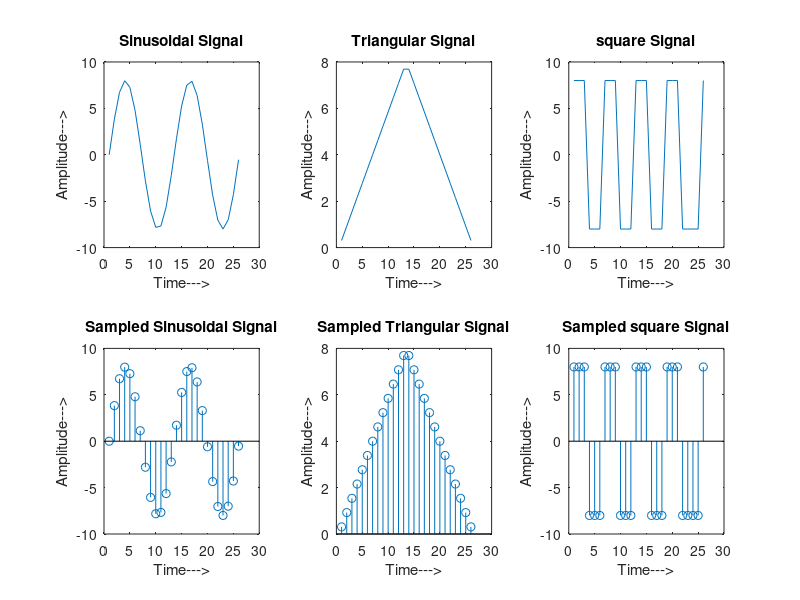
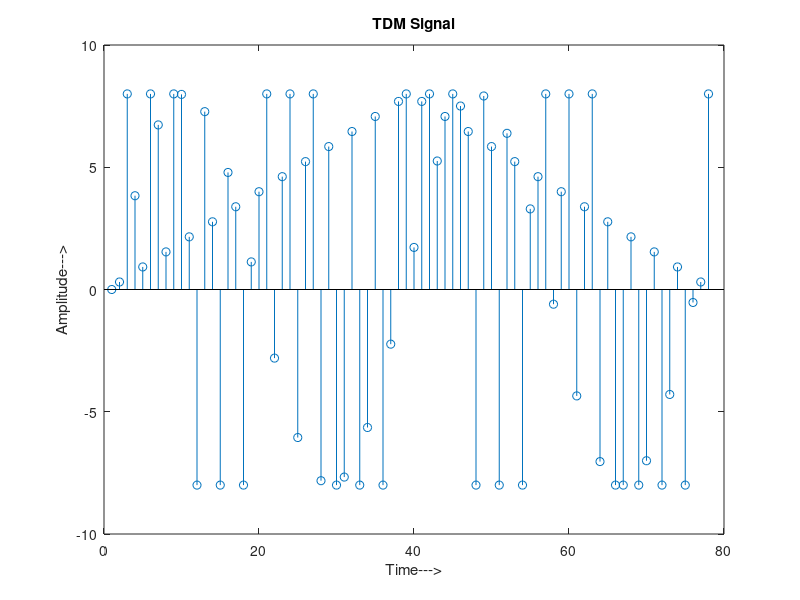
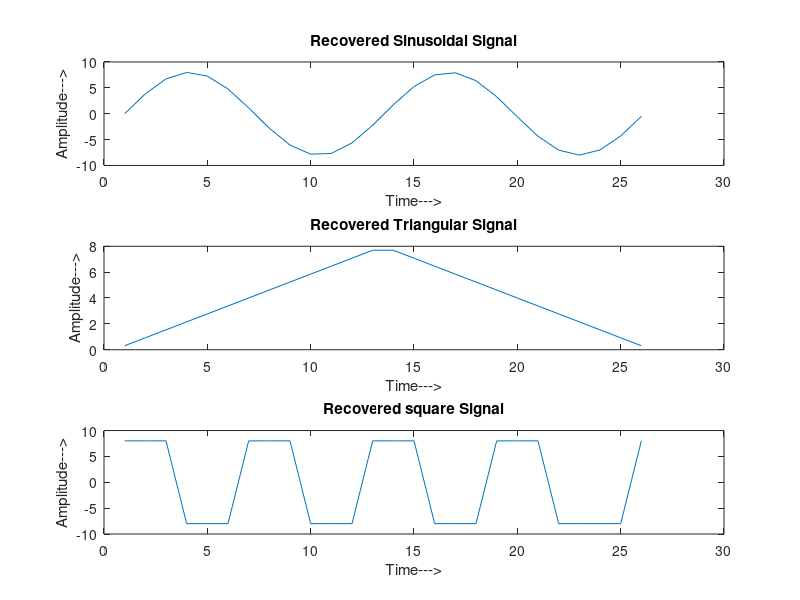

Recreate these plots in MATLAB, in order.
clc;
close all;
clear all;
 
x=0:.5:4*pi;                             
sig1=8*sin(x);                           
l=length(sig1);
sig2=8*triang(l);
sig3=8*square(1:l);
 
subplot(2,3,1);                          
plot(sig1);
title('Sinusoidal Signal');
ylabel('Amplitude--->');
xlabel('Time--->');
subplot(2,3,2);
plot(sig2);
title('Triangular Signal');
ylabel('Amplitude--->');
xlabel('Time--->');
subplot(2,3,3);
plot(sig3);
title('square Signal');
ylabel('Amplitude--->');
xlabel('Time--->');
 
subplot(2,3,4);
stem(sig1);
title('Sampled Sinusoidal Signal');
ylabel('Amplitude--->');
xlabel('Time--->');
subplot(2,3,5);
stem(sig2);
title('Sampled Triangular Signal');
ylabel('Amplitude--->');
xlabel('Time--->');
subplot(2,3,6);
stem(sig3);
title('Sampled square Signal');
ylabel('Amplitude--->');
xlabel('Time--->');
l1=length(sig1);
l2=length(sig2);
l3=length(sig3);
 for i=1:l1
  sig(1,i)=sig1(i);                     
  sig(2,i)=sig2(i);
  sig(3,i)=sig3(i);
 end  
 
 
tdmsig=reshape(sig,1,3*l1);               
 
figure
stem(tdmsig);
title('TDM Signal');
ylabel('Amplitude--->');
xlabel('Time--->');
 
 
 demux=reshape(tdmsig,3,l1);
 for i=1:l1
  sig4(i)=demux(1,i);                   
  sig5(i)=demux(2,i);
  sig6(i)=demux(3,i);
 end  
 
 figure
 subplot(3,1,1)
 plot(sig4);
 title('Recovered Sinusoidal Signal');
 ylabel('Amplitude--->');
 xlabel('Time--->');
 subplot(3,1,2)
 plot(sig5);
 title('Recovered Triangular Signal');
 ylabel('Amplitude--->');
 xlabel('Time--->');
 subplot(3,1,3)
  plot(sig6);
 title('Recovered square Signal');
 ylabel('Amplitude--->');
 xlabel('Time--->');
